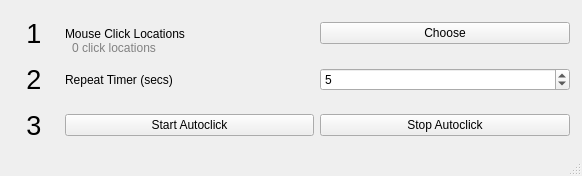
<?xml version="1.0" encoding="UTF-8"?>
<ui version="4.0">
 <class>MainWindow</class>
 <widget class="QMainWindow" name="MainWindow">
  <property name="geometry">
   <rect>
    <x>0</x>
    <y>0</y>
    <width>582</width>
    <height>176</height>
   </rect>
  </property>
  <property name="minimumSize">
   <size>
    <width>582</width>
    <height>176</height>
   </size>
  </property>
  <property name="maximumSize">
   <size>
    <width>582</width>
    <height>176</height>
   </size>
  </property>
  <property name="windowTitle">
   <string>MainWindow</string>
  </property>
  <widget class="QWidget" name="centralwidget">
   <widget class="QWidget" name="gridLayoutWidget">
    <property name="geometry">
     <rect>
      <x>9</x>
      <y>9</y>
      <width>561</width>
      <height>141</height>
     </rect>
    </property>
    <layout class="QGridLayout" name="gridLayout" columnstretch="1,5,5">
     <item row="1" column="2">
      <widget class="QSpinBox" name="timer">
       <property name="maximum">
        <number>30</number>
       </property>
       <property name="singleStep">
        <number>5</number>
       </property>
       <property name="value">
        <number>5</number>
       </property>
      </widget>
     </item>
     <item row="1" column="1">
      <widget class="QLabel" name="label_2">
       <property name="text">
        <string>Repeat Timer (secs)</string>
       </property>
      </widget>
     </item>
     <item row="0" column="1">
      <widget class="QLabel" name="label">
       <property name="text">
        <string>Mouse Click Locations</string>
       </property>
      </widget>
     </item>
     <item row="0" column="2">
      <widget class="QPushButton" name="chooseLocations">
       <property name="text">
        <string>Choose</string>
       </property>
      </widget>
     </item>
     <item row="0" column="0">
      <widget class="QLabel" name="label_3">
       <property name="font">
        <font>
         <pointsize>20</pointsize>
        </font>
       </property>
       <property name="text">
        <string>1</string>
       </property>
       <property name="alignment">
        <set>Qt::AlignCenter</set>
       </property>
      </widget>
     </item>
     <item row="1" column="0">
      <widget class="QLabel" name="label_4">
       <property name="font">
        <font>
         <pointsize>20</pointsize>
        </font>
       </property>
       <property name="text">
        <string>2</string>
       </property>
       <property name="alignment">
        <set>Qt::AlignCenter</set>
       </property>
      </widget>
     </item>
     <item row="2" column="0">
      <widget class="QLabel" name="label_5">
       <property name="font">
        <font>
         <pointsize>20</pointsize>
        </font>
       </property>
       <property name="text">
        <string>3</string>
       </property>
       <property name="alignment">
        <set>Qt::AlignCenter</set>
       </property>
      </widget>
     </item>
     <item row="2" column="1">
      <widget class="QPushButton" name="start">
       <property name="text">
        <string>Start Autoclick</string>
       </property>
      </widget>
     </item>
     <item row="2" column="2">
      <widget class="QPushButton" name="stop">
       <property name="text">
        <string>Stop Autoclick</string>
       </property>
      </widget>
     </item>
    </layout>
   </widget>
   <widget class="QLabel" name="locationsText">
    <property name="geometry">
     <rect>
      <x>72</x>
      <y>40</y>
      <width>220</width>
      <height>16</height>
     </rect>
    </property>
    <property name="styleSheet">
     <string notr="true">color: rgb(129, 129, 129)</string>
    </property>
    <property name="text">
     <string>0 click locations</string>
    </property>
   </widget>
  </widget>
  <widget class="QMenuBar" name="menubar">
   <property name="geometry">
    <rect>
     <x>0</x>
     <y>0</y>
     <width>582</width>
     <height>22</height>
    </rect>
   </property>
  </widget>
  <widget class="QStatusBar" name="statusbar"/>
 </widget>
 <resources/>
 <connections/>
</ui>
